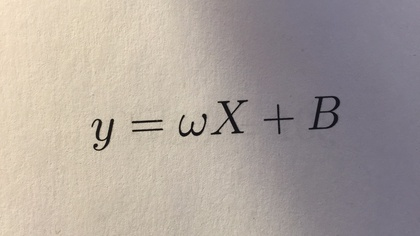
%> input picture actual_code/Equations/Images/eq1_hr.jpg, 420 x 236 px, shrunk from 1333 x 750 before the run
$ octave --eval "result = segmentation(imread('Equations/Images/eq1_hr.jpg'));"   (GNU Octave 9; MATLAB toolbox functions it lacks are replaced by stand-ins)
%> lines starting %> are read from the running program, lines starting %| are printed output that depends on the picture
function [ characters_image,characters_centroids,characters_boxes ] = segmentation(img)


exp = imerode(ones(size(img)) - img, ones(3,3));

figure("Name","Eroded image"), imshow(exp, []);

img_edges = xor(imerode(ones(size(img)) - img, ones(3,3)), ones(size(img)) - img);


Ctr = regionprops(img_edges, 'Centroid');
BoundingB = regionprops(img_edges, 'BoundingBox');


centroids = cat(1, Ctr.Centroid);

boundingboxes = cat(1, BoundingB.BoundingBox);
boundingboxes = floor(boundingboxes);
boundingboxes(:,3:4) = boundingboxes(:,3:4) + 1;


characters_image(size(centroids,1)).img=[];

dummy=zeros(size(centroids,1),1);
for i =1:size(dummy,1)
    for j=1:size(dummy,1)
        if (i~=j)
            if ((boundingboxes(i,2)<=boundingboxes(j,2))&&(boundingboxes(i,2)+boundingboxes(i,4)>boundingboxes(j,2)+boundingboxes(j,4))&&(boundingboxes(i,1)<=boundingboxes(j,1))&&(boundingboxes(i,1)+boundingboxes(i,3)>boundingboxes(j,1)+boundingboxes(j,3)))
                dummy(j)=1;
            end

        end
    end


end
counter=0;
for i=1:size(dummy)
    if (dummy(i)==1)
        characters_image(i-counter)=[];
        boundingboxes(i-counter,:)=[];
        centroids(i-counter,:)=[];
        counter=counter+1;
    end


end


for i = 1 : size(centroids,1)

    characters_image(i).img = img(boundingboxes(i,2):boundingboxes(i,2)+boundingboxes(i,4),boundingboxes(i,1):boundingboxes(i,1)+boundingboxes(i,3),:);


end


figure("Name","Centroids");

imshow(img_edges);

for i = 1:size(centroids, 1)
    hold on ;
    x = centroids(i,1);
    y = centroids(i,2);
    text(x, y, '*' ,'Color', 'red', 'FontSize', 10);
    hold off;

end
figure("Name","Bounding Boxes");

imshow(img_edges);

for i = 1:size(boundingboxes, 1)
    hold on ;
    rectangle('position',boundingboxes(i,:),'Edgecolor','y')

    hold off;

end

characters_centroids=centroids;
characters_boxes=boundingboxes;
end
%> in segmentation, `exp = imerode(ones(size(img)) - img, ones(3,3));`: exp: size 236x420x3 uint8; every value is 0
%> in segmentation, `Ctr = regionprops(img_edges, 'Centroid');`: Ctr = 16 regions; first 5, Centroid: [148.7 122 2.8], [204 129 2.5], [95.5 121.5 3], [97 145 3], [102.5 149.5 3]
%> in segmentation, `centroids = cat(1, Ctr.Centroid);`: centroids = 16 rows, first 12: [148.7 122 2.82; 204 129 2.5; 95.5 121.5 3; 97 145 3; 102.5 149.5 3; 105 148 3; 113 120 3; 138 131 3; 144 131 3; 156 130 3; 160.5 130 3; 182 121 3]
%> in segmentation, `boundingboxes = cat(1, BoundingB.BoundingBox);`: boundingboxes = 16 rows, first 8: [144.5 121.5 1.5 9 1 2; 203.5 128.5 1.5 1 1 2; 94.5 120.5 2.5 2 2 1; 96.5 144.5 2.5 1 1 1; 101.5 148.5 2.5 2 2 1; 104.5 147.5 2.5 1 1 1; 112.5 119.5 2.5 1 1 1; 133.5 130.5 2.5 9 1 1]
%> in segmentation, `boundingboxes = floor(boundingboxes);`: boundingboxes = 16 rows, first 8: [144 121 1 9 1 2; 203 128 1 1 1 2; 94 120 2 2 2 1; 96 144 2 1 1 1; 101 148 2 2 2 1; 104 147 2 1 1 1; 112 119 2 1 1 1; 133 130 2 9 1 1]
%> after the loop in segmentation, `for i =1:size(dummy,1)`: dummy = [0; 0; 0; 0; 0; 0; 0; 0; 0; 0; 0; 0; 0; 0; 0; 0]
%> the loop in segmentation, `for i=1:size(dummy)` made 16 passes
%> after the loop in segmentation, `for i=1:size(dummy)`: boundingboxes = 16 rows, first 8: [144 121 2 10 1 2; 203 128 2 2 1 2; 94 120 3 3 2 1; 96 144 3 2 1 1; 101 148 3 3 2 1; 104 147 3 2 1 1; 112 119 3 2 1 1; 133 130 3 10 1 1]; characters_image = 16 items; counter = 0
%> the loop in segmentation, `for i = 1 : size(centroids,1)` made 16 passes
%> the loop in segmentation, `for i = 1:size(centroids, 1)` made 16 passes
%> (x, y) on passes 1 to 12: (148.7, 122), (204, 129), (95.5, 121.5), (97, 145), (102.5, 149.5), (105, 148), (113, 120), (138, 131), (144, 131), (156, 130), (160.5, 130), (182, 121)
%> after the loop in segmentation, `for i = 1:size(centroids, 1)`:
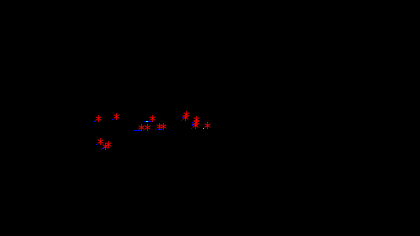
%> figure redrawn from the program's plot data
%> the loop in segmentation, `for i = 1:size(boundingboxes, 1)` made 16 passes
%> in segmentation, `characters_centroids=centroids;`: characters_centroids has the same summary as centroids
%> in segmentation, `characters_boxes=boundingboxes;`: characters_boxes has the same summary as boundingboxes
%> `result = segmentation(imread('Equations/Images/eq1_hr.jpg'));`:
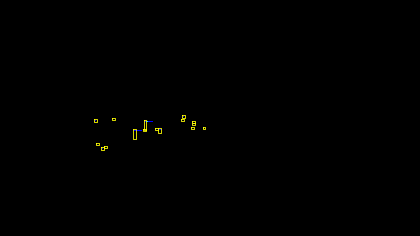
%> figure redrawn from the program's plot data
%> `result = segmentation(imread('Equations/Images/eq1_hr.jpg'));`: result = 16 items
